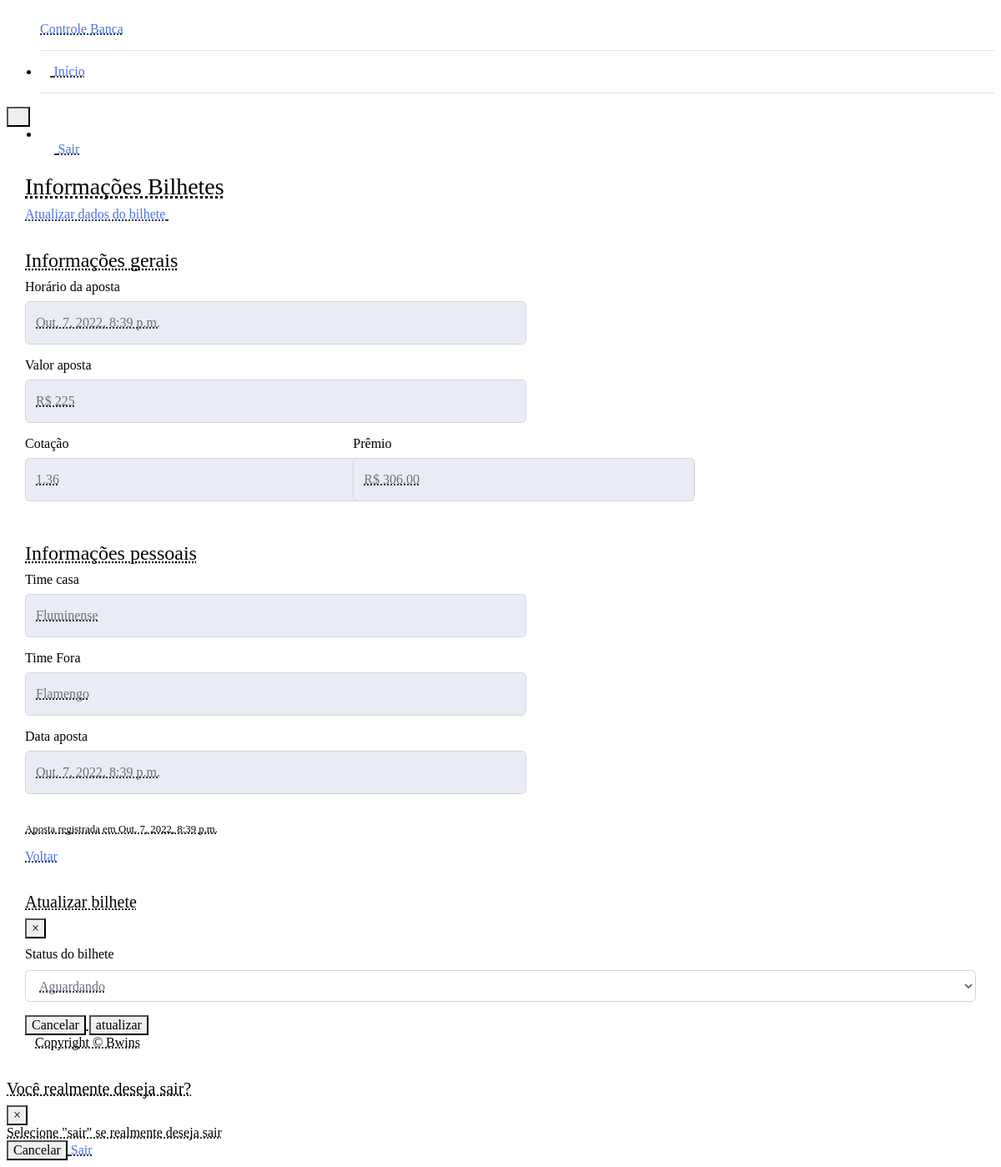
/bilhetes/44, run on the app's committed database.
### bilhetes/models.py (models this page shows, shortened)
class Bilhete(models.Model):
    STATUS_BILHETE = [
        ("AGUARDANDO", "Aguardando"),
        ("GREEN", "Green"),
        ("RED", "Red")
    ]
    status = models.CharField(
        verbose_name='status',
        max_length=194,
        choices=STATUS_BILHETE,
        default="AGUARDANDO"
    )
    time_casa = models.CharField(
        verbose_name="Time jogando em casa",
        max_length=194,
        blank=True,
        null=True
    )
    time_fora = models.CharField(
        verbose_name="Time jogando fora",
        max_length=194,
        blank=True,
        null=True
    )
    valor_aposta = models.IntegerField(
        verbose_name='Valor apostado R$',
    )
    cotacao = models.FloatField(
        verbose_name="Cotação"
    )
    banca_apostada = models.ForeignKey(
        'bancas.Banca',
        verbose_name='Banca que aconteceu a aposta',
        on_delete=models.PROTECT,
        blank=True,
        null=True,
    )
    horario_aposta = models.DateTimeField(
        verbose_name='Horario aposta',
        auto_now_add=True
    )
    def get_valor_aposta(self):
        valor = self.valor_aposta
        valor_formatado = f'R$ {valor}'
        return valor_formatado
    def valor_ganho(self):
        valor = self.valor_aposta
        cotacao = self.cotacao
        ganho = valor * cotacao
        ganho_total = "{:.2f}".format(ganho)
        ganho_formatado = f"R$ {ganho_total}"
        return ganho_formatado
    class Meta:
        verbose_name = 'Bilhete'
        verbose_name_plural = 'Bilhetes',
        db_table = 'bilhete'

### bilhetes/views.py (the view, shortened to what this page needs)
def informacoes_bilhete(request, id):
    bilhete = get_object_or_404(
        Bilhete,
        id=id
    )
    form = AtualizaBilheteForm()
    context = {
        "nome_pagina": "Informações Bilhetes",
        "bilhete": bilhete,
        "form": form
    }
    return render(request, "informacoes_bilhete.html", context)

### bilhetes/forms.py
class AtualizaBilheteForm(forms.ModelForm):
    status_bilhete = forms.ChoiceField(required=True)
    class Meta:
        model = Bilhete
        fields = [
            "status",
        ]
        error_messages = {
            "status": {
                "required": "Por favor, atualize o status do bilhete"
            }
        }

### templates/informacoes_bilhete.html (shortened to what this page needs)
{% extends "base.html" %}
{% load widget_tweaks %}
{% block conteudo %}
<div class="container">
    <div class="d-sm-flex align-items-center justify-content-between mb-4">
        <h1 class="h3 mb-0 text-gray-800">{{ nome_pagina }}</h1>
        <div>
            {% if bilhete.status == "GREEN" %}
            <a href="#" class="btn btn-success btn-icon-split btn-sm" data-toggle="modal" data-target="#modal1">
                <span class="text">Atualizar dados do bilhete</span>
                <span class="icon text-white-50">
                    <i class="fas fa-user-check"></i>
                </span>
            </a>
            {% endif %}
        </div>
    <div class="card shadow mb-4">
        <div class="card-body">
            <h4 class="mb-3 text-primary">
                Informações gerais
            </h4>
            <form>
                <div class="form-row">
                    <div class="form-group col-md-6">
                        <label>Horário da aposta</label>
                        <input type="text" class="form-control" value="{{ bilhete.horario_aposta }}" disabled>
                    </div>
                    <div class="form-group col-md-6">
                        <label>Valor aposta</label>
                        <input type="text" class="form-control" value="{{ bilhete.get_valor_aposta }}" disabled>
                    </div>
                </div>
                <div class="form-row">
                    <div class="form-group col-md-4">
                        <label>Cotação</label>
                        <input type="text" class="form-control" value="{{ bilhete.cotacao }}" disabled>
                    </div>
                    <div class="form-group col-md-4">
                        <label>Prêmio</label>
                        <input type="text" class="form-control" value="{{ bilhete.valor_ganho }}" disabled>
                    </div>
                </div>
            </form>
            <h4 class="mb-3 mt-4 text-primary">
                Informações pessoais
            </h4>
            <form>
                <div class="form-row">
                    <div class="form-group col-md-6">
                        <label>Time casa</label>
                        <input type="text" class="form-control" value="{{ bilhete.time_casa }}" disabled>
                    </div>
                    <div class="form-group col-md-6">
                        <label>Time Fora</label>
                        <input type="text" class="form-control" value="{{ bilhete.time_fora }}" disabled>
                    </div>
                </div>
                <div class="form-row">
                    <div class="form-group col-md-6">
                        <label>Data aposta</label>
                        <input type="text" class="form-control" value="{{ bilhete.horario_aposta }}" disabled>
                    </div>
                </div>
            </form>
            <p class="mr-2 mt-3 mb-4 text-right">
                <small>
                    Aposta registrada em {{ bilhete.horario_aposta }}
                </small>
            </p>
            <div class="mr-1 text-right">
                <a href="{% url 'index' %}" class="btn btn-secondary text-white" type="button">
                    <span class="text">Voltar</span>
                </a>
            </div>
        </div>
    </div>
    <div class="modal fade" id="modal1" tabindex="-1" role="dialog" aria-labelledby="exampleModalLabel" aria-hidden="true">
        <div class="modal-dialog" role="document">
            <div class="modal-content">
                <div class="modal-header">
                    <h5 class="modal-title" id="exampleModalLabel">Atualizar bilhete</h5>
                    <button type="button" class="close" data-dismiss="modal" aria-label="Close">
                        <span aria-hidden="true">&times;</span>
                    </button>
                </div>
                <div class="modal-body">
                    <form method="post">
                        <div class="form-group">
                            <label for="id_status" class="col-form-label">Status do bilhete</label>
                            {% render_field form.status placeholder="Atualize o bilhete" class="form-control" %}
                        </div>
                        <div class="modal-footer">
                            <button type="button" class="btn btn-secondary" data-dismiss="modal">Cancelar</button>
                            <button type="submit" class="btn btn-primary">atualizar</button>
                        </div>
                    </form>
                </div>
            </div>
        </div>
    </div>
</div>
{% endblock %}

### data on the page
Bilhete: horario_aposta "Out. 7, 2022, 8:39 p.m.", get_valor_aposta "R$ 225", cotacao "1.36", valor_ganho "R$ 306.00", time_casa "Fluminense", time_fora "Flamengo"

### other printed values
{{ nome_pagina }} "Informações Bilhetes"
